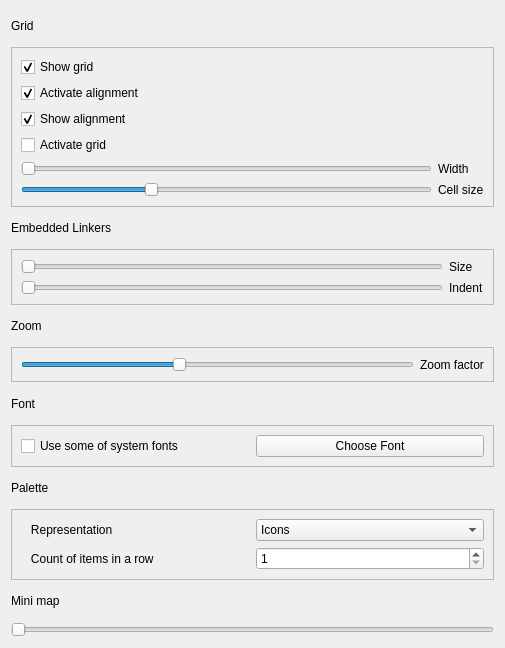
<?xml version="1.0" encoding="UTF-8"?>
<ui version="4.0">
 <class>PreferencesEditorPage</class>
 <widget class="QWidget" name="PreferencesEditorPage">
  <property name="geometry">
   <rect>
    <x>0</x>
    <y>0</y>
    <width>505</width>
    <height>648</height>
   </rect>
  </property>
  <property name="sizePolicy">
   <sizepolicy hsizetype="Expanding" vsizetype="Expanding">
    <horstretch>0</horstretch>
    <verstretch>0</verstretch>
   </sizepolicy>
  </property>
  <layout class="QVBoxLayout" name="verticalLayout">
   <item>
    <widget class="QLabel" name="label">
     <property name="text">
      <string>Grid</string>
     </property>
    </widget>
   </item>
   <item>
    <widget class="QFrame" name="frame">
     <property name="sizePolicy">
      <sizepolicy hsizetype="Preferred" vsizetype="Preferred">
       <horstretch>0</horstretch>
       <verstretch>0</verstretch>
      </sizepolicy>
     </property>
     <property name="frameShape">
      <enum>QFrame::StyledPanel</enum>
     </property>
     <property name="frameShadow">
      <enum>QFrame::Raised</enum>
     </property>
     <layout class="QGridLayout" name="gridLayout">
      <item row="2" column="0">
       <widget class="QCheckBox" name="showAlignmentCheckBox">
        <property name="minimumSize">
         <size>
          <width>130</width>
          <height>0</height>
         </size>
        </property>
        <property name="text">
         <string>Show alignment</string>
        </property>
        <property name="checked">
         <bool>true</bool>
        </property>
       </widget>
      </item>
      <item row="4" column="0" colspan="2">
       <widget class="QSlider" name="gridWidthSlider">
        <property name="minimum">
         <number>3</number>
        </property>
        <property name="maximum">
         <number>150</number>
        </property>
        <property name="singleStep">
         <number>1</number>
        </property>
        <property name="pageStep">
         <number>10</number>
        </property>
        <property name="orientation">
         <enum>Qt::Horizontal</enum>
        </property>
       </widget>
      </item>
      <item row="4" column="2">
       <widget class="QLabel" name="label_13">
        <property name="text">
         <string>Width</string>
        </property>
       </widget>
      </item>
      <item row="5" column="0" colspan="2">
       <widget class="QSlider" name="indexGridSlider">
        <property name="minimum">
         <number>5</number>
        </property>
        <property name="maximum">
         <number>150</number>
        </property>
        <property name="singleStep">
         <number>1</number>
        </property>
        <property name="pageStep">
         <number>10</number>
        </property>
        <property name="value">
         <number>50</number>
        </property>
        <property name="orientation">
         <enum>Qt::Horizontal</enum>
        </property>
       </widget>
      </item>
      <item row="5" column="2">
       <widget class="QLabel" name="label_20">
        <property name="text">
         <string>Cell size</string>
        </property>
       </widget>
      </item>
      <item row="1" column="0">
       <widget class="QCheckBox" name="activateAlignmentCheckBox">
        <property name="sizePolicy">
         <sizepolicy hsizetype="Expanding" vsizetype="Fixed">
          <horstretch>0</horstretch>
          <verstretch>0</verstretch>
         </sizepolicy>
        </property>
        <property name="text">
         <string>Activate alignment</string>
        </property>
        <property name="checked">
         <bool>true</bool>
        </property>
       </widget>
      </item>
      <item row="3" column="0">
       <widget class="QCheckBox" name="activateGridCheckBox">
        <property name="sizePolicy">
         <sizepolicy hsizetype="Expanding" vsizetype="Fixed">
          <horstretch>0</horstretch>
          <verstretch>0</verstretch>
         </sizepolicy>
        </property>
        <property name="text">
         <string>Activate grid</string>
        </property>
        <property name="tristate">
         <bool>false</bool>
        </property>
       </widget>
      </item>
      <item row="0" column="0">
       <widget class="QCheckBox" name="showGridCheckBox">
        <property name="text">
         <string>Show grid</string>
        </property>
        <property name="checked">
         <bool>true</bool>
        </property>
       </widget>
      </item>
     </layout>
    </widget>
   </item>
   <item>
    <widget class="QLabel" name="label_2">
     <property name="text">
      <string>Embedded Linkers</string>
     </property>
    </widget>
   </item>
   <item>
    <widget class="QFrame" name="frame_2">
     <property name="frameShape">
      <enum>QFrame::StyledPanel</enum>
     </property>
     <property name="frameShadow">
      <enum>QFrame::Raised</enum>
     </property>
     <layout class="QGridLayout" name="gridLayout_2">
      <item row="0" column="0">
       <widget class="QSlider" name="embeddedLinkerSizeSlider">
        <property name="minimum">
         <number>4</number>
        </property>
        <property name="maximum">
         <number>20</number>
        </property>
        <property name="orientation">
         <enum>Qt::Horizontal</enum>
        </property>
       </widget>
      </item>
      <item row="0" column="1">
       <widget class="QLabel" name="label_3">
        <property name="text">
         <string>Size</string>
        </property>
       </widget>
      </item>
      <item row="1" column="0">
       <widget class="QSlider" name="embeddedLinkerIndentSlider">
        <property name="minimum">
         <number>5</number>
        </property>
        <property name="maximum">
         <number>20</number>
        </property>
        <property name="orientation">
         <enum>Qt::Horizontal</enum>
        </property>
       </widget>
      </item>
      <item row="1" column="1">
       <widget class="QLabel" name="label_4">
        <property name="text">
         <string>Indent</string>
        </property>
       </widget>
      </item>
     </layout>
    </widget>
   </item>
   <item>
    <widget class="QLabel" name="label_19">
     <property name="text">
      <string>Zoom</string>
     </property>
    </widget>
   </item>
   <item>
    <widget class="QFrame" name="frame_8">
     <property name="frameShape">
      <enum>QFrame::StyledPanel</enum>
     </property>
     <property name="frameShadow">
      <enum>QFrame::Raised</enum>
     </property>
     <layout class="QGridLayout" name="gridLayout_4">
      <item row="0" column="0">
       <widget class="QSlider" name="zoomFactorSlider">
        <property name="minimum">
         <number>0</number>
        </property>
        <property name="maximum">
         <number>10</number>
        </property>
        <property name="pageStep">
         <number>1</number>
        </property>
        <property name="value">
         <number>4</number>
        </property>
        <property name="orientation">
         <enum>Qt::Horizontal</enum>
        </property>
       </widget>
      </item>
      <item row="0" column="1">
       <widget class="QLabel" name="label_17">
        <property name="text">
         <string>Zoom factor</string>
        </property>
       </widget>
      </item>
     </layout>
    </widget>
   </item>
   <item>
    <widget class="QLabel" name="label_5">
     <property name="text">
      <string>Font</string>
     </property>
    </widget>
   </item>
   <item>
    <widget class="QFrame" name="frame_3">
     <property name="sizePolicy">
      <sizepolicy hsizetype="Preferred" vsizetype="Preferred">
       <horstretch>0</horstretch>
       <verstretch>0</verstretch>
      </sizepolicy>
     </property>
     <property name="minimumSize">
      <size>
       <width>0</width>
       <height>40</height>
      </size>
     </property>
     <property name="frameShape">
      <enum>QFrame::StyledPanel</enum>
     </property>
     <property name="frameShadow">
      <enum>QFrame::Raised</enum>
     </property>
     <layout class="QHBoxLayout" name="horizontalLayout">
      <item>
       <widget class="QCheckBox" name="fontCheckBox">
        <property name="enabled">
         <bool>true</bool>
        </property>
        <property name="sizePolicy">
         <sizepolicy hsizetype="Preferred" vsizetype="Preferred">
          <horstretch>0</horstretch>
          <verstretch>0</verstretch>
         </sizepolicy>
        </property>
        <property name="text">
         <string>Use some of system fonts</string>
        </property>
       </widget>
      </item>
      <item>
       <widget class="QPushButton" name="fontSelectionButton">
        <property name="sizePolicy">
         <sizepolicy hsizetype="Preferred" vsizetype="Preferred">
          <horstretch>0</horstretch>
          <verstretch>0</verstretch>
         </sizepolicy>
        </property>
        <property name="text">
         <string>Choose Font</string>
        </property>
       </widget>
      </item>
     </layout>
    </widget>
   </item>
   <item>
    <widget class="QLabel" name="label_8">
     <property name="text">
      <string>Palette</string>
     </property>
    </widget>
   </item>
   <item>
    <widget class="QFrame" name="frame_9">
     <property name="frameShape">
      <enum>QFrame::StyledPanel</enum>
     </property>
     <property name="frameShadow">
      <enum>QFrame::Raised</enum>
     </property>
     <layout class="QGridLayout" name="gridLayout_7">
      <item row="0" column="0">
       <widget class="QLabel" name="label_6">
        <property name="text">
         <string>   Representation   </string>
        </property>
       </widget>
      </item>
      <item row="1" column="0">
       <widget class="QLabel" name="label_7">
        <property name="text">
         <string>   Count of items in a row </string>
        </property>
       </widget>
      </item>
      <item row="1" column="1">
       <widget class="QSpinBox" name="paletteSpinBox">
        <property name="minimum">
         <number>1</number>
        </property>
        <property name="maximum">
         <number>5</number>
        </property>
       </widget>
      </item>
      <item row="0" column="1">
       <widget class="QComboBox" name="paletteComboBox">
        <property name="layoutDirection">
         <enum>Qt::LeftToRight</enum>
        </property>
        <property name="editable">
         <bool>false</bool>
        </property>
        <property name="currentIndex">
         <number>1</number>
        </property>
        <property name="frame">
         <bool>true</bool>
        </property>
        <item>
         <property name="text">
          <string>Icons  and names</string>
         </property>
        </item>
        <item>
         <property name="text">
          <string>Icons</string>
         </property>
        </item>
       </widget>
      </item>
     </layout>
    </widget>
   </item>
   <item>
    <widget class="QLabel" name="label_9">
     <property name="text">
      <string>Mini map</string>
     </property>
    </widget>
   </item>
   <item>
    <widget class="QSlider" name="miniMapSize">
     <property name="orientation">
      <enum>Qt::Horizontal</enum>
     </property>
    </widget>
   </item>
  </layout>
 </widget>
 <resources/>
 <connections/>
</ui>
